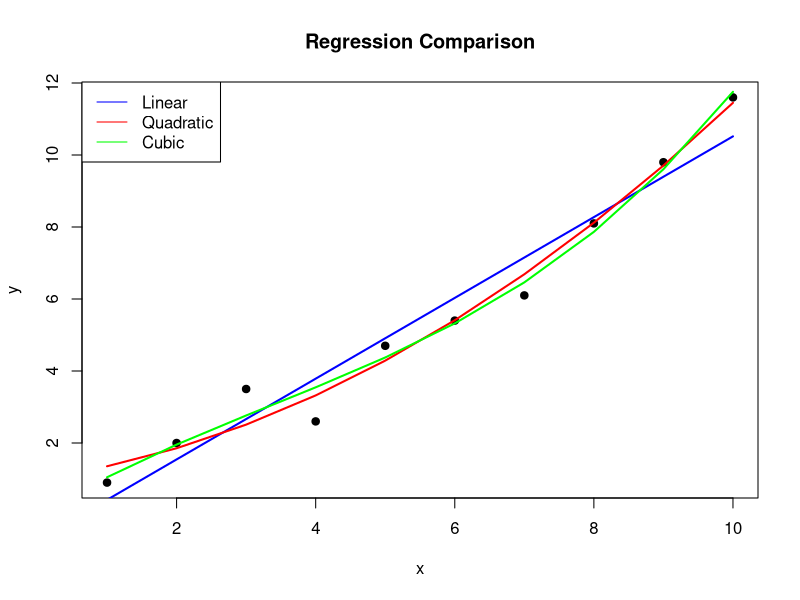

Write R code to recreate this figure.
# StatsR: Regression & Model Comparison

y <- c(0.9,2.0,3.5,2.6,4.7,5.4,6.1,8.1,9.8,11.6)
x <- 1:10

m1 <- lm(y ~ x)
m2 <- lm(y ~ poly(x,2))
m3 <- lm(y ~ poly(x,3))

print(anova(m1, m2, m3))

png("assets/regression_plot.png", width=1000, height=700)
plot(x, y, pch=19, main="Regression Comparison")
lines(x, predict(m1), col="blue", lwd=2)
lines(x, predict(m2), col="red", lwd=2)
lines(x, predict(m3), col="green", lwd=2)
legend("topleft", legend=c("Linear","Quadratic","Cubic"),
       col=c("blue","red","green"), lty=1)
dev.off()
